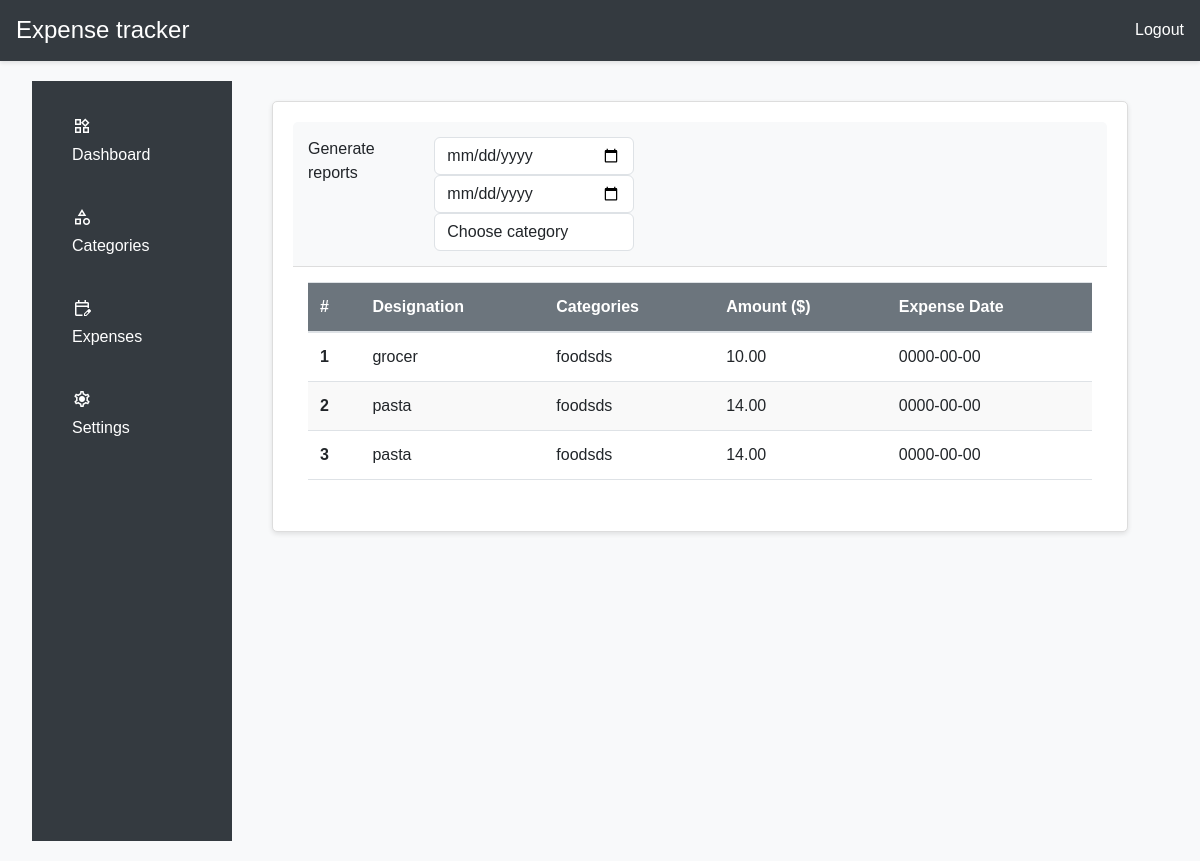
/settings.php (signed in), run on the app's committed database.
### tables this page shows
CREATE TABLE `expenses` (
  `id` int(11) NOT NULL,
  `user_id` int(11) NOT NULL,
  `date` date NOT NULL,
  `description` varchar(255) NOT NULL,
  `amount` decimal(10,2) NOT NULL,
  `category_id` int(11) DEFAULT NULL
);

CREATE TABLE `categories` (
  `id` int(11) NOT NULL,
  `name` varchar(50) NOT NULL
);

### includes/functions.php (called while the page is built, shortened)
<?php
function get_all_data_from_table_with_parameter($table, $field, $value)
{
    global $conn;
    $q = $conn->prepare("SELECT * FROM " . $table . " WHERE ".$field." = ?");
    $q->execute(array($value));
    $data = $q->fetchAll(PDO::FETCH_OBJ);
    return $data;
}
function fetch_defined_record_by_parameter($table, $field, $value){
    global $conn;
    $q = $conn->prepare("SELECT * FROM " . $table . " WHERE " . $field . " = ?");
    $q->execute(array($value));
    $data = $q->fetch(PDO::FETCH_OBJ);
    return $data;
}

### settings.php (the view, shortened to what this page needs)
<!DOCTYPE html>
<html lang="en">
<?php
include('includes/header.php');
include('db.php');
include('includes/functions.php');
$expenses = get_all_data_from_table_with_parameter('expenses', 'user_id', $_SESSION['user_id']);
?>
<body>
    <header class="navigation-bar">
        <nav>
            <h1>Expense tracker</h1>
            <ul>
                <li><a href="logout.php">Logout</a></li>
            </ul>
        </nav>
    </header>
    <div class="container">
        <div class="side-bar">
            <ul>
                <li><span class="material-symbols-outlined">
                    </span><a href="dashboard.php">Dashboard</a></li>
                <li><span class="material-symbols-outlined">
                    </span> <a href="categories.php">Categories</a></li>
                <li><span class="material-symbols-outlined">
                    </span> <a href="expenses.php">Expenses</a></li>
                <li><span class="material-symbols-outlined">
                    </span> <a href="settings.php">Settings</a></li>
            </ul>
        </div>
        <div class="dashboard">
            <div class="card w-100">
                <div class="card-header">
                    <div class="row">
                        <div class="col-md-4">
                            Generate reports
                        </div>
                        <div class="col-md-8">
                            <input id="input-date-1" type="date" class="form-control" placeholder="Date 1" />
                            <input id="input-date-2" type="date" class="form-control" placeholder="Date 2" />
                            <select class="form-control" id="input-category">
                                <option>Choose category</option>
                            </select>
                        </div>
                    </div>
                </div>
                <div class="card-body">
                    <table class="table">
                        <thead class="bg-secondary text-white">
                            <tr>
                                <th scope="col">#</th>
                                <th scope="col">Designation</th>
                                <th scope="col">Categories</th>
                                <th scope="col">Amount ($)</th>
                                <th scope="col">Expense Date</th>
                            </tr>
                        </thead>
                        <tbody id="table_content">
                            <?php if (count($expenses) != 0) : ?>
                                <?php foreach ($expenses as $index => $expense) : ?>
                                    <?php $category = fetch_defined_record_by_parameter('categories', 'id', $expense->category_id); ?>
                                    <tr>
                                        <th scope="row"><?= $index + 1 ?></th>
                                        <td><?= htmlspecialchars($expense->description) ?></td>
                                        <td><?= htmlspecialchars($category->name) ?></td>
                                        <td><?= htmlspecialchars($expense->amount) ?></td>
                                        <td><?= htmlspecialchars($expense->date) ?></td>
                                    </tr>
                                <?php endforeach; ?>
                            <?php else : ?>
                                <tr><td colspan="5">Aucune depense pour le moment...</td></tr>
                            <?php endif; ?>
                        </tbody>
                    </table>
                </div>
            </div>
        </div>
    </div>
</body>
</html>

### dashboard.css (style rules this page uses)
* { margin: 0; padding: 0; box-sizing: border-box; }
body { font-family: 'Roboto', sans-serif; background-color: #f4f4f9; color: #333; }
.navigation-bar { background-color: #007bff; color: white; padding: 15px 20px; box-shadow: 0 2px 4px rgba(0, 0, 0, 0.1); }
.navigation-bar nav { display: flex; justify-content: space-between; align-items: center; }
.navigation-bar ul { list-style-type: none; display: flex; margin: 0; padding: 0; }
.navigation-bar ul li { margin-left: 20px; }
.navigation-bar ul li a { color: white; text-decoration: none; transition: color 0.3s; }
.container { display: flex; min-height: calc(100vh - 50px); }
.side-bar { width: 250px; background-color: #343a40; color: white; padding-top: 20px; transition: width 0.3s; }
.side-bar ul { list-style-type: none; padding: 0; }
.side-bar ul li { padding: 15px 20px; transition: background-color 0.3s; }
.side-bar ul li a { color: white; text-decoration: none; display: flex; align-items: center; }
.side-bar .material-symbols-outlined { margin-right: 10px; font-size: 20px; }
.dashboard { flex: 1; padding: 20px; overflow-y: auto; }
.card { background-color: white; border-radius: 8px; box-shadow: 0 2px 8px rgba(0, 0, 0, 0.1); margin-bottom: 20px; padding: 20px; transition: transform 0.3s, box-shadow 0.3s; }

### settings.php (style rules this page uses)
body { font-family: 'Arial', sans-serif; background-color: #f8f9fa; margin: 0; padding: 0; }
.navigation-bar { background-color: #343a40; color: white; padding: 1rem; }
.navigation-bar h1 { margin: 0; font-size: 1.5rem; }
.navigation-bar ul { list-style: none; padding: 0; }
.navigation-bar ul li { display: inline; margin-left: 1rem; }
.navigation-bar ul li a { color: white; text-decoration: none; }
.container { display: flex; margin: 20px; }
.side-bar { width: 200px; background-color: #343a40; color: white; padding: 20px; height: calc(100vh - 40px); position: sticky; top: 0; }
.side-bar ul { list-style: none; padding: 0; }
.side-bar ul li { margin-bottom: 10px; }
.side-bar ul li a { color: white; text-decoration: none; display: flex; align-items: center; }
.dashboard { flex-grow: 1; margin-left: 20px; }
.card { background: white; border: 1px solid #ddd; border-radius: 5px; box-shadow: 0 2px 5px rgba(0,0,0,0.1); }
.card-header { background-color: #f8f9fa; padding: 15px; border-bottom: 1px solid #ddd; display: flex; justify-content: space-between; align-items: center; }
.card-header .form-control { width: 200px; margin-right: 10px; }
.card-body { padding: 15px; }
.table { width: 100%; margin-bottom: 1rem; color: #212529; border-collapse: collapse; }
.table th, .table td { padding: 12px; vertical-align: middle; border-top: 1px solid #dee2e6; }
.table thead th { vertical-align: bottom; border-bottom: 2px solid #dee2e6; }
.table tbody tr:nth-child(even) { background-color: #f9f9f9; }

### data on the page
expenses: description "grocer", category.name "foodsds", amount "10.00", date "0000-00-00"
expenses: description "pasta", category.name "foodsds", amount "14.00", date "0000-00-00"
expenses: description "pasta", category.name "foodsds", amount "14.00", date "0000-00-00"
